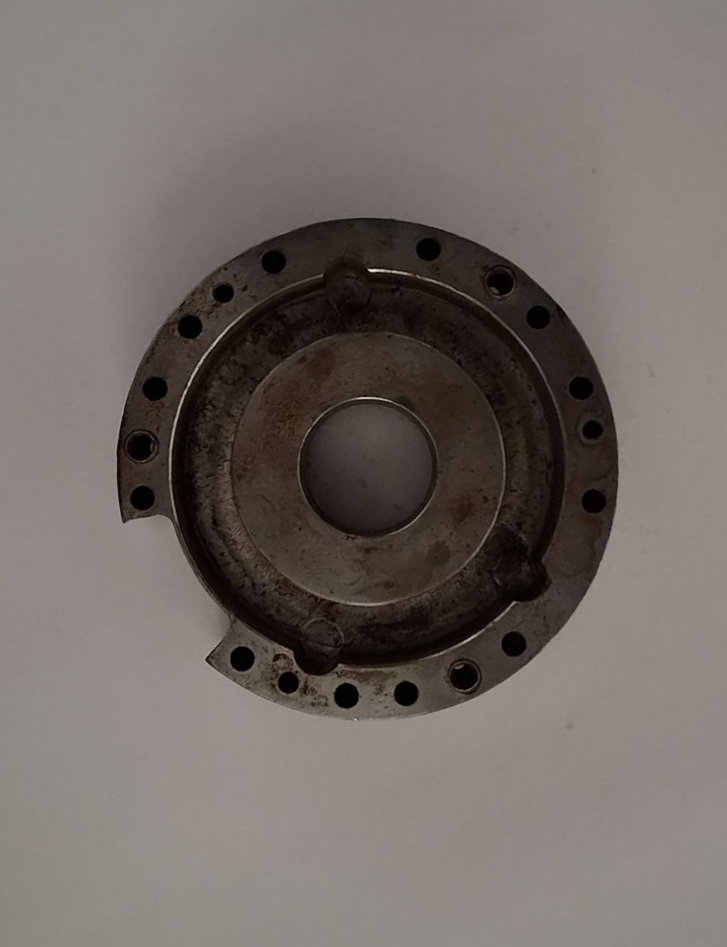
#> input picture photo1.jpeg, 727 x 947 px; its folder holds only this picture in this run
$ python -i segment.py   (imports and definitions only)   (older library calls are emulated)
#> lines starting #> are read from the running program, lines starting #| are printed output that depends on the picture; after the words box and inside, x2 and y2 are one past the last pixel; in counts of white or black regions, pixels touching at a corner belong together
"""Part / background segmentation methods for the `part` step.

Each method takes the gray image (uint8) and returns a list of candidate regions (dicts with at least
`contour`, `inner`, `pol`) or [] when it finds nothing. The `part` step picks one method from the config
(`segmentation.method`) or, with "auto", runs them in `segmentation.auto_order` and takes the first usable
result. Add a method by decorating a function with @method("name"); nothing else has to change.

  otsu  - one global brightness threshold. Robust on plain, evenly lit backgrounds, but a cast shadow on a
          light background is as dark as the part and merges with it; a shiny face as bright as the background
          is cut away.
  edges - the part is what the background cannot reach without crossing a *sharp* edge. A shadow's border is
          soft (its penumbra is many px wide) while a part's border is sharp, so shadows stay background even
          when they are darker than the part. Sharpness is measured scale-free: the gradient at a fine blur vs.
          a coarse blur (a step edge loses most of its gradient when blurred, a soft ramp keeps it).

All thresholds live in config.py (section "segmentation"); sizes are fractions of the image's shorter side.
"""
import math

import cv2
import numpy as np

from .config import C

METHODS = {}


def method(name):
    def deco(fn):
        METHODS[name] = fn
        return fn
    return deco


def _cfg():
    return C["segmentation"]


def _disk(r):
    r = max(1, int(round(r)))
    return cv2.getStructuringElement(cv2.MORPH_ELLIPSE, (2 * r + 1, 2 * r + 1))


def _odd(v):
    v = int(round(v))
    return v if v % 2 else v + 1


# [54 lines left out: functions _otsu_dark, _regions, otsu, not called in this run]


def _gradient(g, sigma):
    gb = cv2.GaussianBlur(g, (0, 0), sigma)
    return cv2.magnitude(cv2.Sobel(gb, cv2.CV_32F, 1, 0, ksize=3), cv2.Sobel(gb, cv2.CV_32F, 0, 1, ksize=3)) / 8


def fine_gradient(gray):
    """Gradient magnitude at the fine edge scale (gray levels / px), as used for the sharp-edge map."""
    return _gradient(gray.astype(np.float32), _cfg()["edge_sigma_fine_px"])


def sharp_edges(gray):
    """Binary map of sharp edges: fine-scale gradient well above the image noise AND much stronger than the
    coarse-scale gradient at the same place (soft shadow borders fail the second test), with hysteresis so a
    faint stretch of the outline stays connected to its strong parts."""
    s = _cfg()
    g = gray.astype(np.float32)
    g1, g2 = _gradient(g, s["edge_sigma_fine_px"]), _gradient(g, s["edge_sigma_coarse_px"])
#> call 2 of _gradient, with sigma = 4
#> in _gradient (call 2), `gb = cv2.GaussianBlur(g, (0, 0), sigma)`:
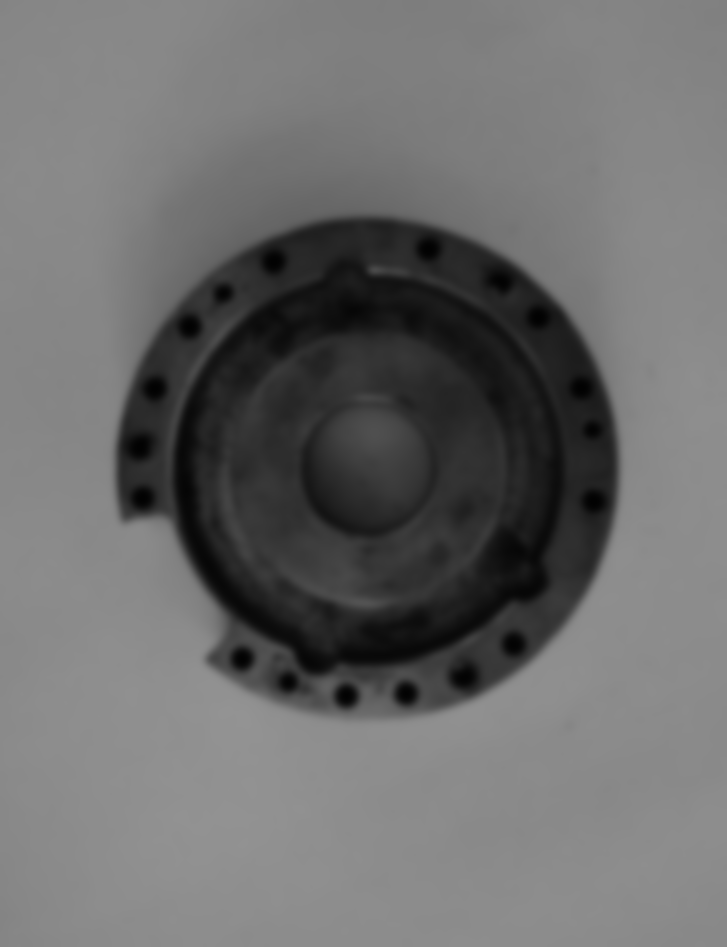
#> gb: shape (947, 727) float32; min 2.07, max 147.5, mean 108.9
#> in _gradient (call 2), `return cv2.magnitude(cv2.Sobel(gb, cv2.CV_32F, 1, 0, ksize=3), cv2.Sob..`:
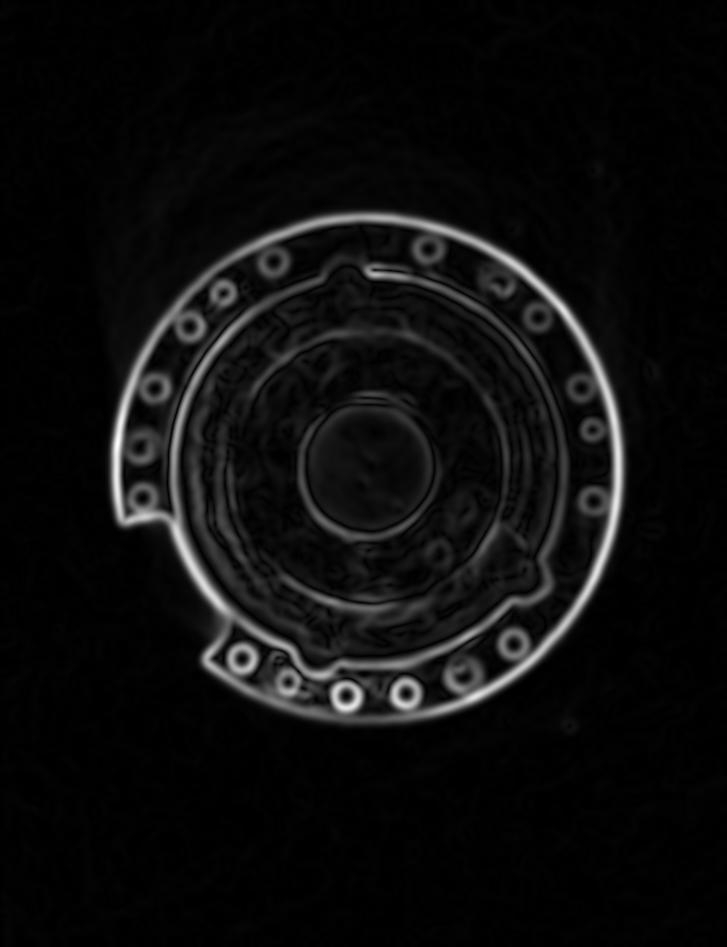
#> returned value: shape (947, 727) float32; min 0, max 11.1, mean 0.587; drawn with min black and max white
    noise = max(float(np.median(g1)), s["edge_noise_floor"])
#> noise = 0.311
    sharp = g1 > s["edge_sharpness_ratio"] * g2
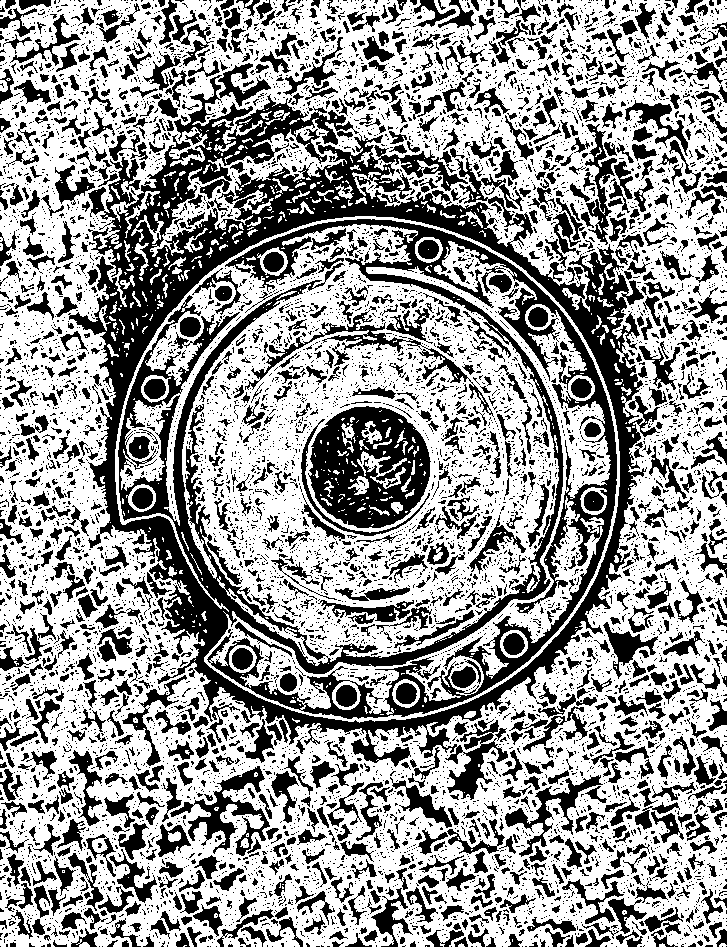
#> sharp: shape (947, 727) bool; 60.3% white; 9105 black regions (7652 under 20 px), largest, box (x1, y1, x2, y2) and area: (68, 75, 660, 800) 93012, (308, 406, 431, 528) 9287, (170, 766, 270, 856) 2537
    lo = (sharp & (g1 > s["edge_k_low"] * noise)).astype(np.uint8)
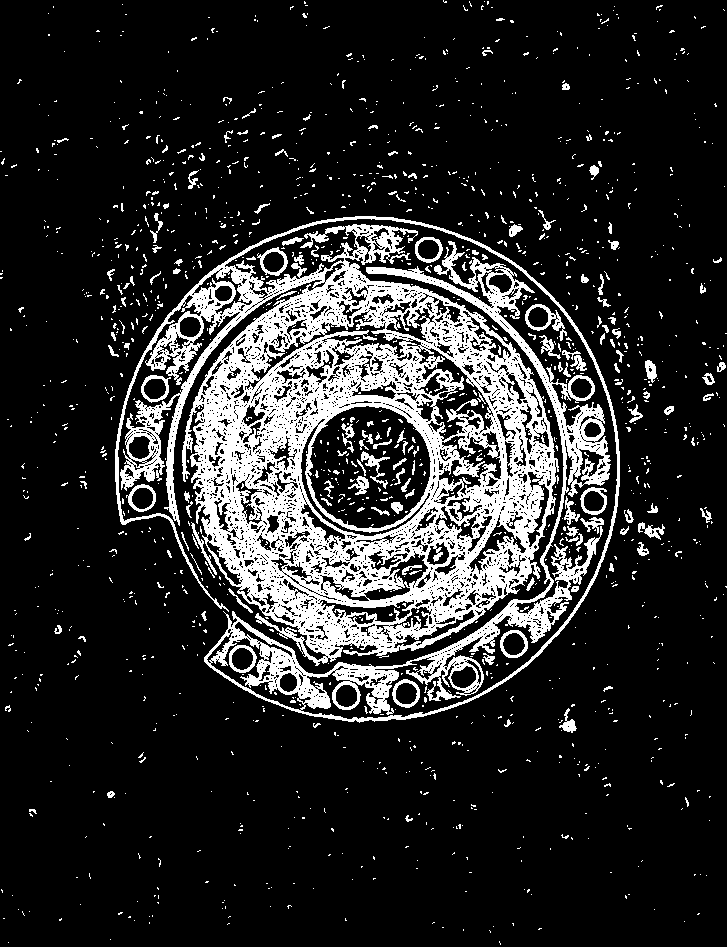
#> lo: shape (947, 727); values 0 (black) and 1 (white), 16.3% white; 1476 white regions (1325 under 20 px), largest, box (x1, y1, x2, y2) and area: (115, 216, 620, 723) 96586, (525, 304, 567, 341) 416, (361, 451, 390, 489) 281
    hi = sharp & (g1 > s["edge_k_high"] * noise)
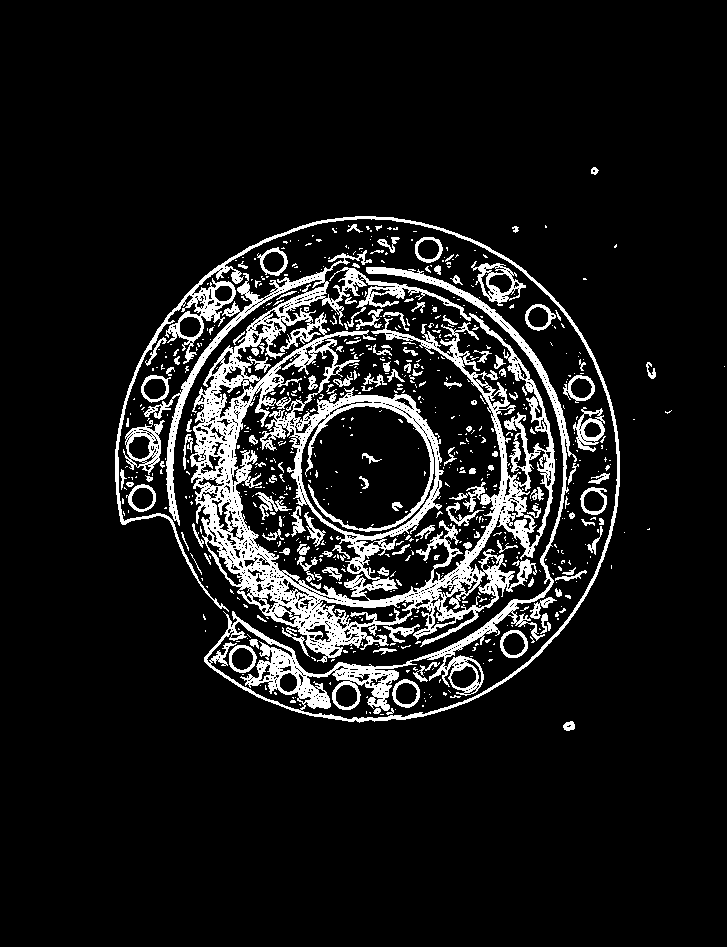
#> hi: shape (947, 727) bool; 10.2% white; 740 white regions (602 under 20 px), largest, box (x1, y1, x2, y2) and area: (144, 250, 555, 663) 39144, (115, 216, 620, 723) 15620, (123, 420, 165, 475) 823
    n, lab = cv2.connectedComponents(lo, connectivity=8)
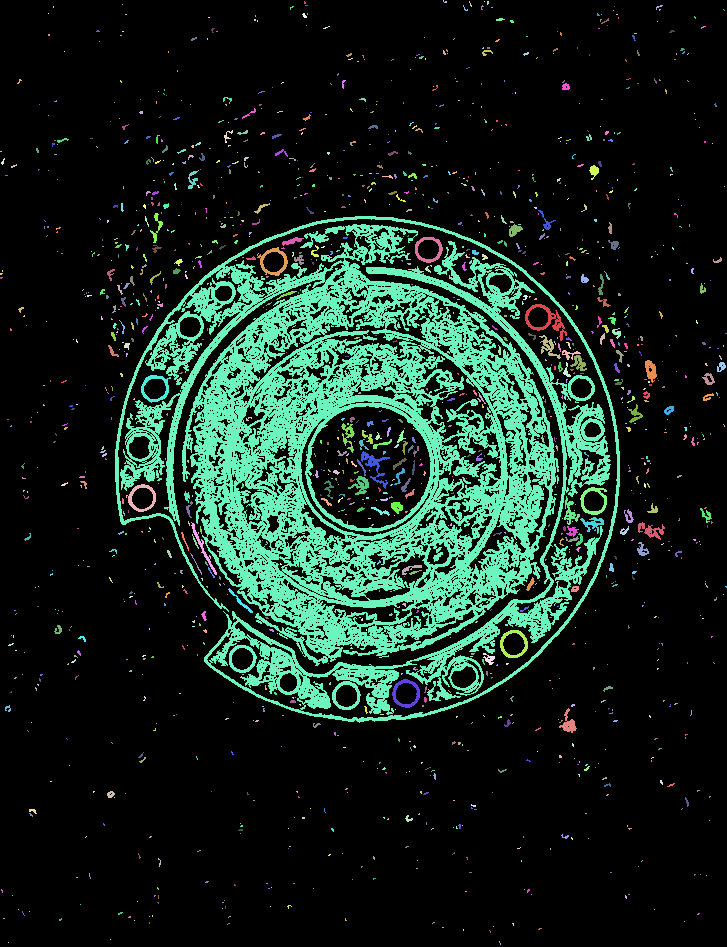
#> lab: shape (947, 727) int32; 1477 distinct labels, from 0 to 1476; one colour per label, 0 black
#> n = 1477
    keep = np.unique(lab[hi])
#> keep = 148 values from 262 to 1260
    keep = keep[keep > 0]
    return np.isin(lab, keep).astype(np.uint8) * 255, noise


# [113 lines left out: functions _flood, _drop_fragments, edges, pick, segment, not called in this run]

>>> import cv2
>>> picture = cv2.imread('../photo1.jpeg', cv2.IMREAD_GRAYSCALE)
>>> result = sharp_edges(picture)

$ run again, on photo2.jpeg
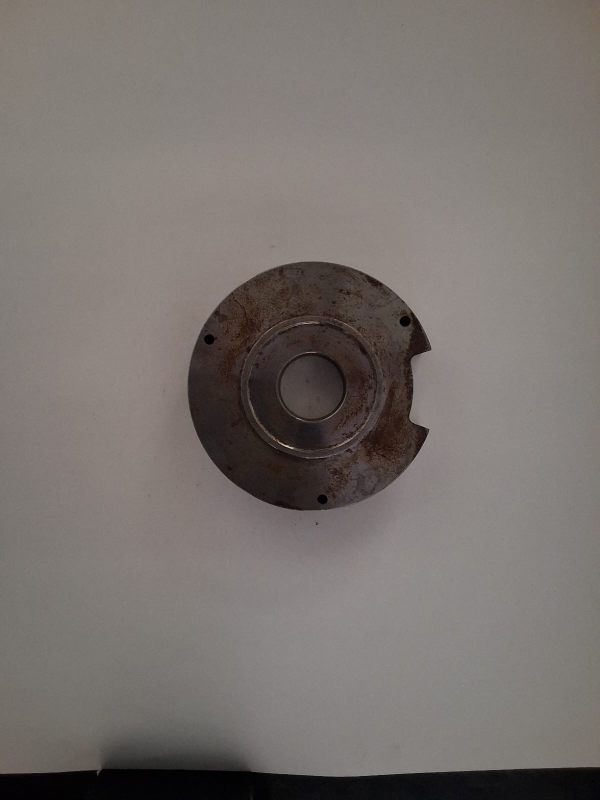
#> input picture photo2.jpeg, 1200 x 1600 px (shown at 1/2 size)
#> noise = 0.425
#> in sharp_edges, `sharp = g1 > s["edge_sharpness_ratio"] * g2`:
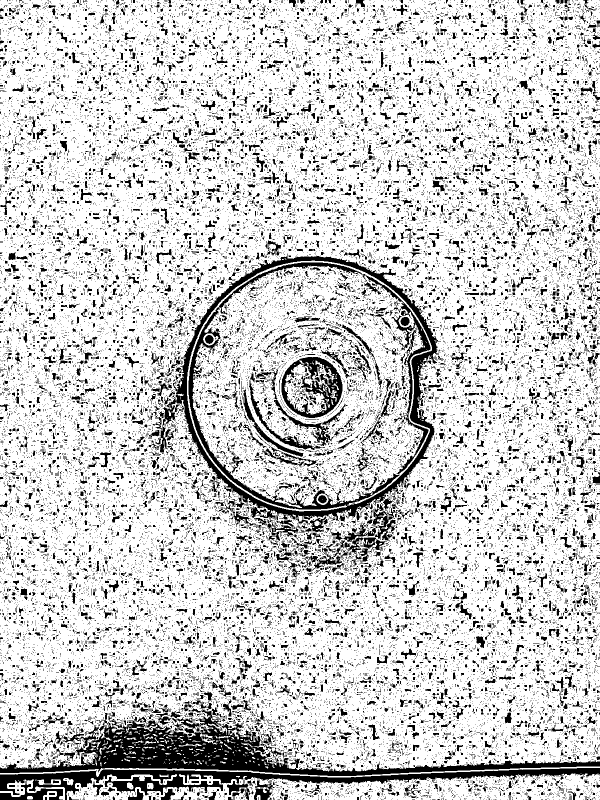
#> sharp: shape (1600, 1200) bool (shown at 1/2 size); 80.6% white; 37321 black regions (33817 under 20 px), largest, box (x1, y1, x2, y2) and area: (0, 1403, 1200, 1552) 35887, (305, 507, 882, 1051) 34936, (0, 1536, 1200, 1600) 22052
#> lo: shape (1600, 1200); values 0 (black) and 1 (white), 8.1% white; 10341 white regions (9945 under 20 px), largest, box (x1, y1, x2, y2) and area: (374, 521, 864, 1023) 93758, (0, 1533, 1200, 1555) 3670, (534, 835, 569, 878) 448
#> hi: shape (1600, 1200) bool; 3.3% white; 770 white regions (633 under 20 px), largest, box (x1, y1, x2, y2) and area: (374, 521, 864, 1023) 43042, (549, 698, 697, 849) 4293, (0, 1533, 1200, 1555) 3670
#> in sharp_edges, `n, lab = cv2.connectedComponents(lo, connectivity=8)`:
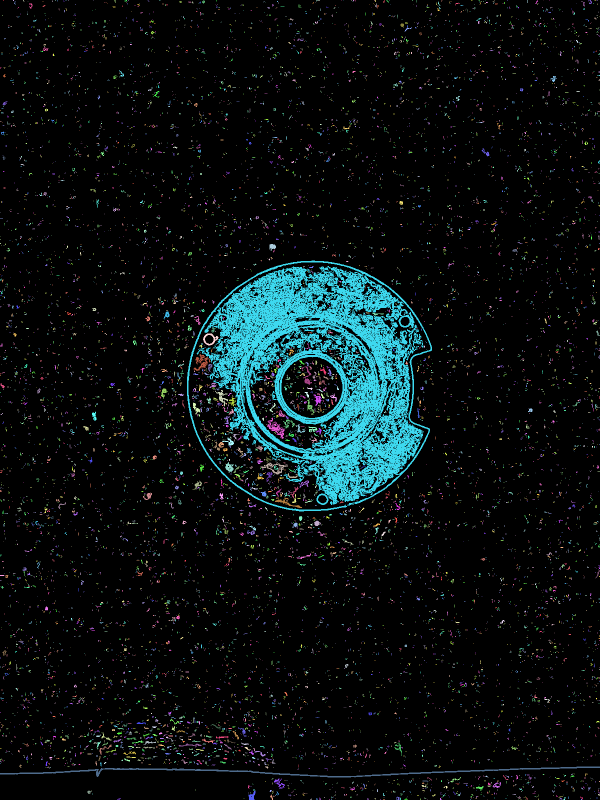
#> lab: shape (1600, 1200) int32 (shown at 1/2 size); 10342 distinct labels, from 0 to 10341; one colour per label, 0 black
#> n = 10342
#> keep = 110 values from 336 to 10288

$ run again, on photo3.jpeg
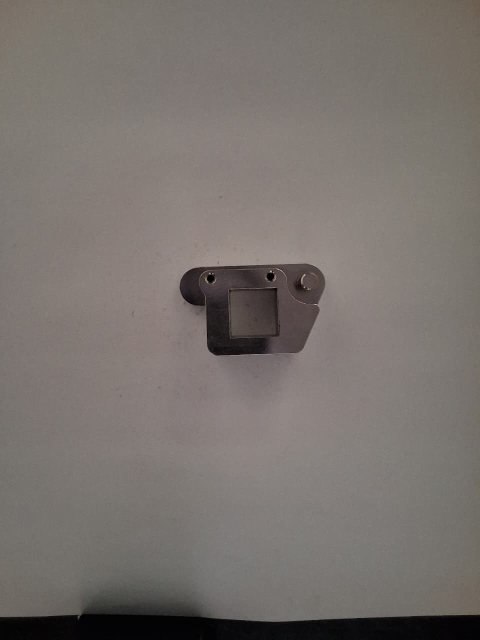
#> input picture photo3.jpeg, 960 x 1280 px (shown at 1/2 size)
#> noise = 0.4
#> in sharp_edges, `sharp = g1 > s["edge_sharpness_ratio"] * g2`:
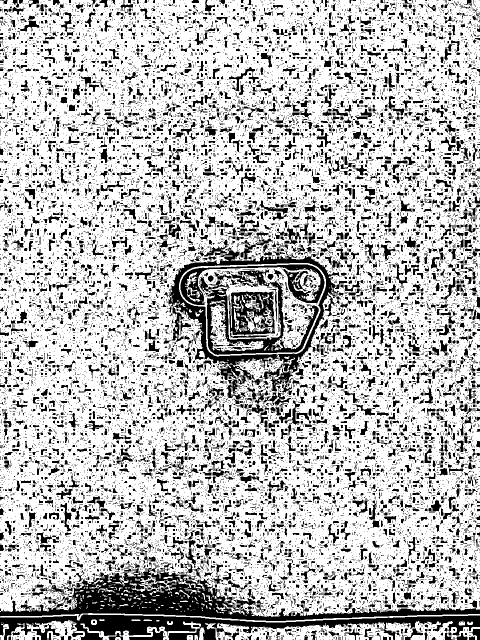
#> sharp: shape (1280, 960) bool (shown at 1/2 size); 73.7% white; 19044 black regions (15826 under 20 px), largest, box (x1, y1, x2, y2) and area: (0, 1127, 960, 1242) 27178, (0, 1229, 960, 1280) 19537, (328, 492, 681, 790) 15143
#> lo: shape (1280, 960); values 0 (black) and 1 (white), 6.7% white in thin lines or dots
#> hi: shape (1280, 960) bool; 1.1% white; 189 white regions (158 under 20 px), largest, box (x1, y1, x2, y2) and area: (358, 526, 652, 713) 7701, (0, 1226, 960, 1245) 2954, (584, 542, 639, 586) 707
#> in sharp_edges, `n, lab = cv2.connectedComponents(lo, connectivity=8)`:
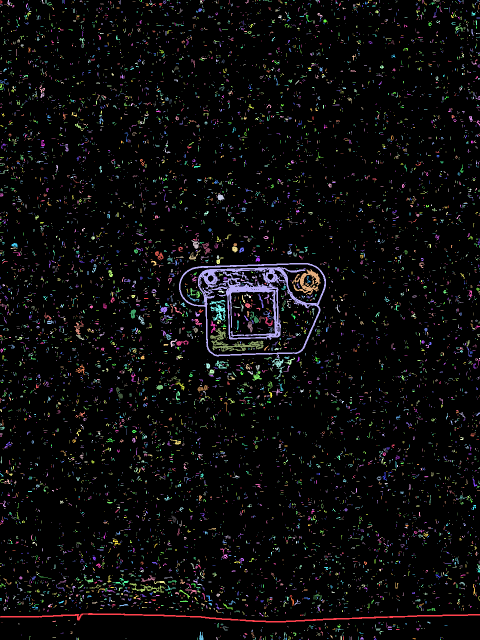
#> lab: shape (1280, 960) int32 (shown at 1/2 size); 8937 distinct labels, from 0 to 8936; one colour per label, 0 black
#> n = 8937
#> keep = 131 values from 379 to 8869
